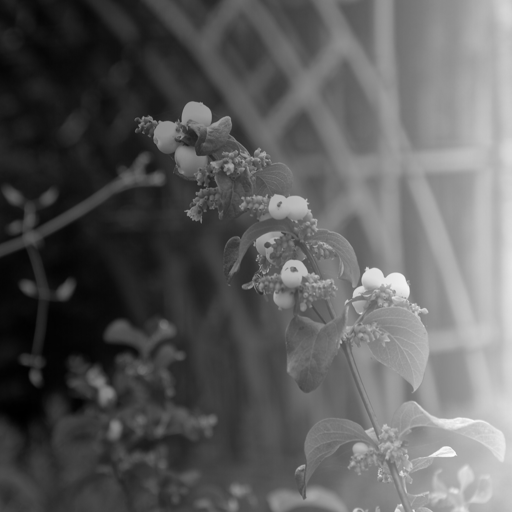
%> input picture clases/Cap07_Morphologia/matlab/frutos.png, 512 x 512 px
$ octave IMG07_TopHat.m   (GNU Octave 9; MATLAB toolbox functions it lacks are replaced by stand-ins)
%> lines starting %> are read from the running program, lines starting %| are printed output that depends on the picture; in (x1, y1, x2, y2) boxes, pixels count from 0 and x2, y2 are one past the last pixel; in counts of white or black regions, pixels touching at a corner belong together; the program's own positions count from 1
%k = input('rice = 1, frutos = 2: ');
k = 2;
if k==1
    I = imread('rice.png');
    n = 12;
    th = 75;
    amin = 10;
else
    I = imread('frutos.png');
%> I is the input picture: size 512x512 uint8; min 0, max 255, mean 92.7
    n = 45;
    th = 80;
    amin = 40;
end

se = strel('disk',n);


figure(1), imshow(I); title('Imagen original');


I1 = imerode(I,se);
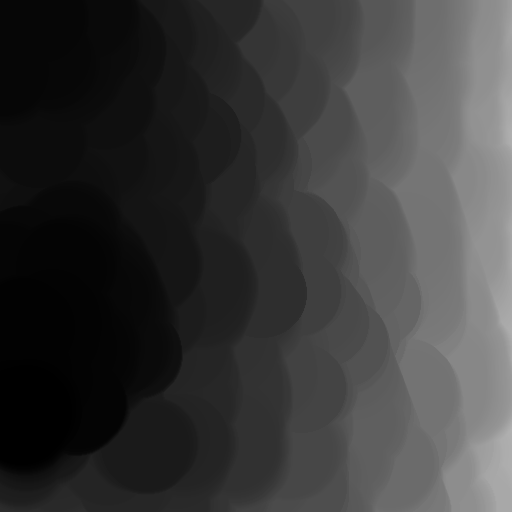
%> I1: size 512x512 uint8; min 0, max 178, mean 58.1
figure(2), imshow(I1); title('Erosion');


I2 = imdilate(I1,se);
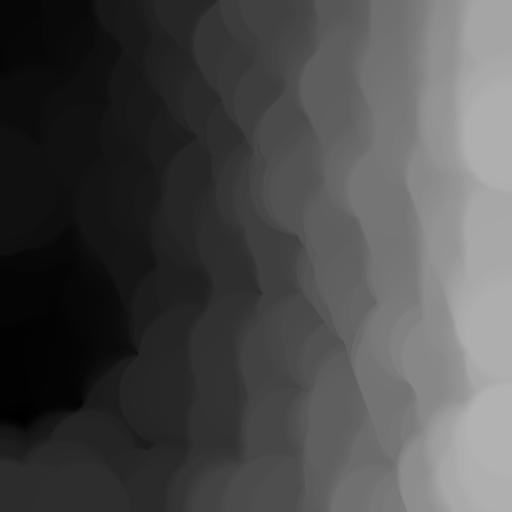
%> I2: size 512x512 uint8; min 0, max 178, mean 75
figure(3), imshow(I2); title('Apertura');

I3 = imsubtract(I,I2);
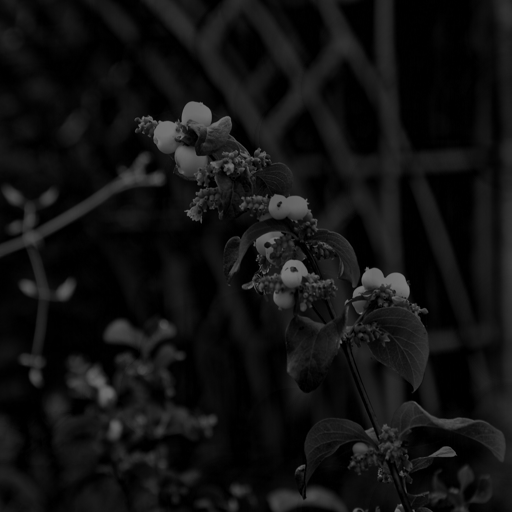
%> I3: size 512x512 uint8; min 0, max 122, mean 17.7
figure(4), imshow(I3,[]); title('Original - Apertura');


I4 = I3> th;
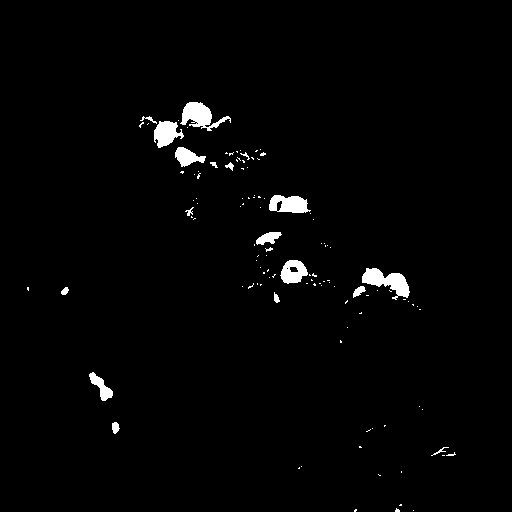
%> I4: size 512x512 logical; 1.7% white; 115 white regions (97 under 20 px), largest, box (x1, y1, x2, y2) and area: (362, 268, 410, 300) 739, (180, 102, 231, 131) 694, (269, 195, 311, 213) 547
figure(5), imshow(I4); title('Umbral');


I5 = bwareaopen(I4,amin);
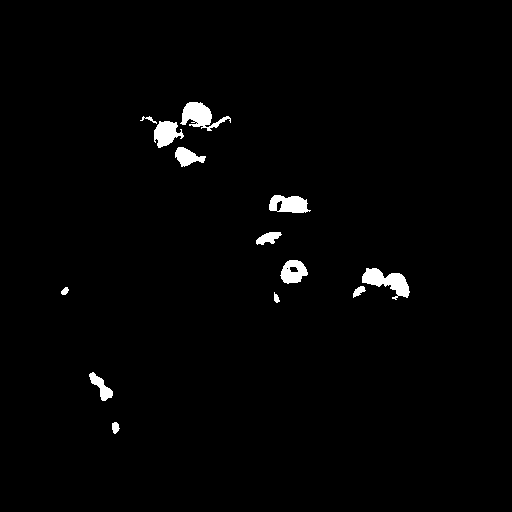
%> I5: size 512x512 logical; 1.5% white; 13 white regions, largest, box (x1, y1, x2, y2) and area: (362, 268, 410, 300) 739, (180, 102, 231, 131) 694, (269, 195, 311, 213) 547
figure(6), imshow(I5); title('Final');

figure(7)
Bio_edgeview(Bim_lin(I3),bwperim(I5),[1 0 0],2); title('Final');
%> (this line was passed over: Bim_lin is not available in this run)


% [8 lines of commented-out code are left out]

$ run again, with clases/Cap01_Introduccion/images/frutos_rojos.png copied over clases/Cap07_Morphologia/matlab/frutos.png
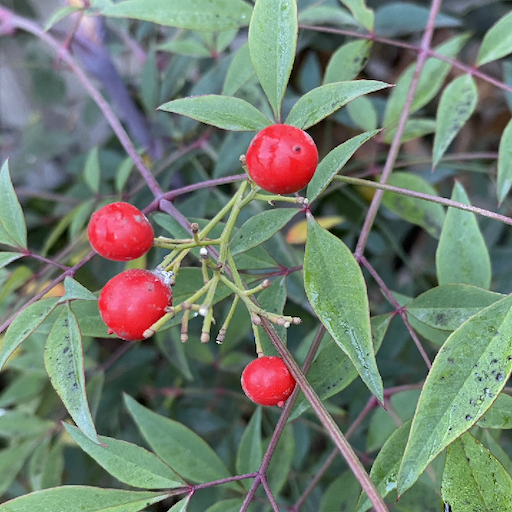
%> input picture clases/Cap01_Introduccion/images/frutos_rojos.png, 512 x 512 px
%> I is the input picture: size 512x512x3 uint8; mean R, G, B 112.8, 125.1, 111.7
%> `I3 = imsubtract(I,I2);`:
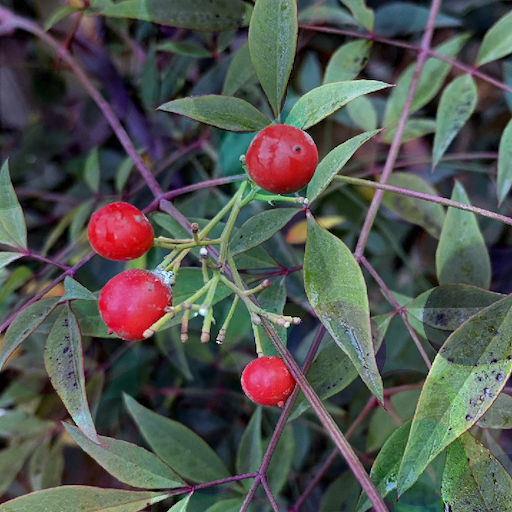
%> I3: size 512x512x3 uint8; mean R, G, B 81.6, 85.3, 80.1
%> `I4 = I3> th;`:
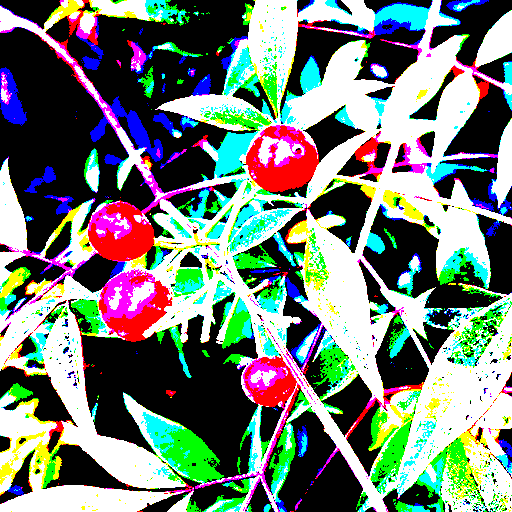
%> I4: size 512x512x3 logical; mean R, G, B 0.447, 0.5, 0.465

$ run again, with clases/Cap01_Introduccion/images/mandril.png copied over clases/Cap07_Morphologia/matlab/frutos.png
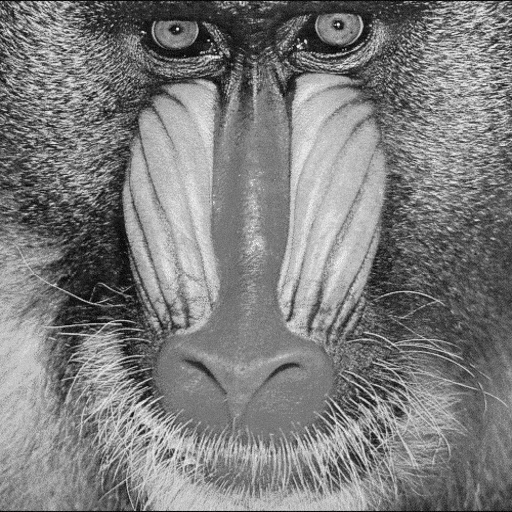
%> input picture clases/Cap01_Introduccion/images/mandril.png, 512 x 512 px
%> I is the input picture: size 512x512 uint8; min 0, max 255, mean 125
%> `I4 = I3> th;`:
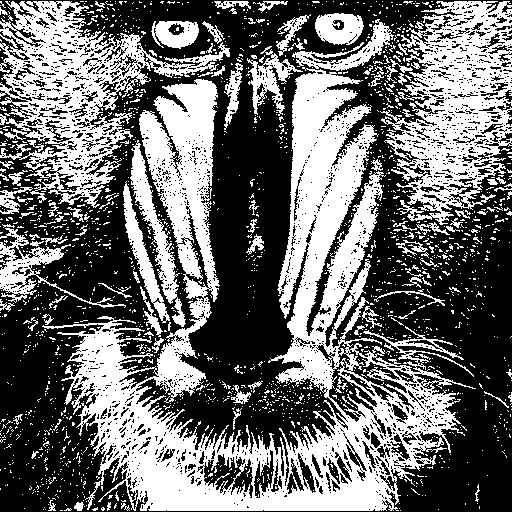
%> I4: size 512x512 logical; 43.1% white; 1938 white regions (1819 under 20 px), largest, box (x1, y1, x2, y2) and area: (42, 67, 476, 511) 59842, (0, 1, 230, 208) 15159, (380, 1, 512, 225) 15093
%> `I5 = bwareaopen(I4,amin);`:
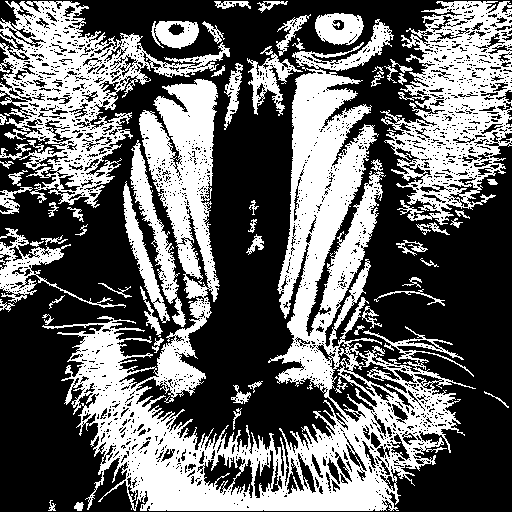
%> I5: size 512x512 logical; 40.2% white; 59 white regions, largest, box (x1, y1, x2, y2) and area: (42, 67, 476, 511) 59842, (0, 1, 230, 208) 15159, (380, 1, 512, 225) 15093

$ run again, with clases/Cap01_Introduccion/images/flowers.jpg saved as clases/Cap07_Morphologia/matlab/frutos.png
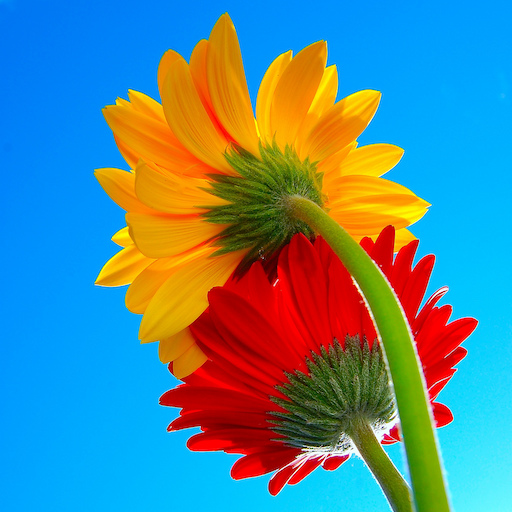
%> input picture clases/Cap01_Introduccion/images/flowers.jpg, 512 x 512 px
%> I is the input picture: size 512x512x3 uint8; mean R, G, B 86.6, 134.8, 144.6
%> `I2 = imdilate(I1,se);`:
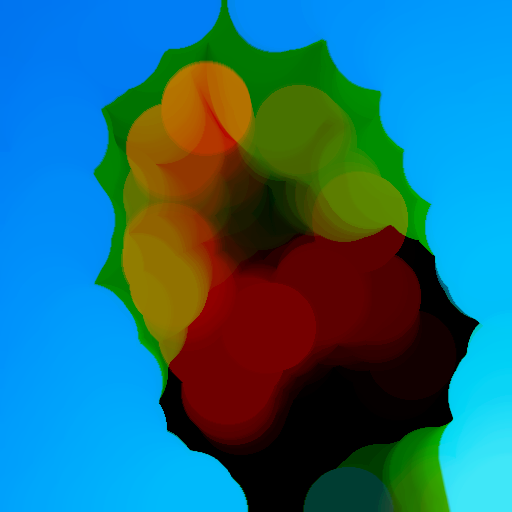
%> I2: size 512x512x3 uint8; mean R, G, B 33.7, 107.5, 124.4
%> `I4 = I3> th;`:
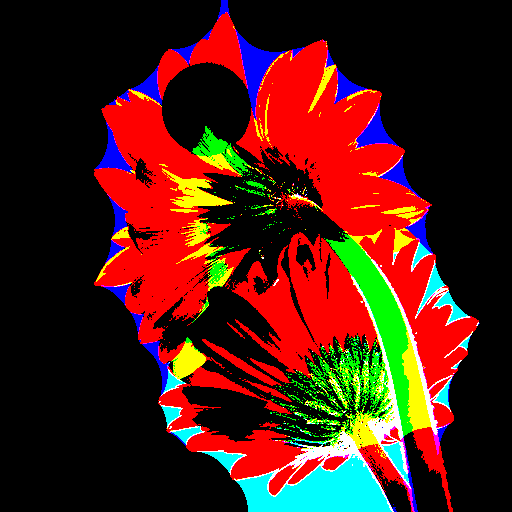
%> I4: size 512x512x3 logical; mean R, G, B 0.289, 0.111, 0.0743
